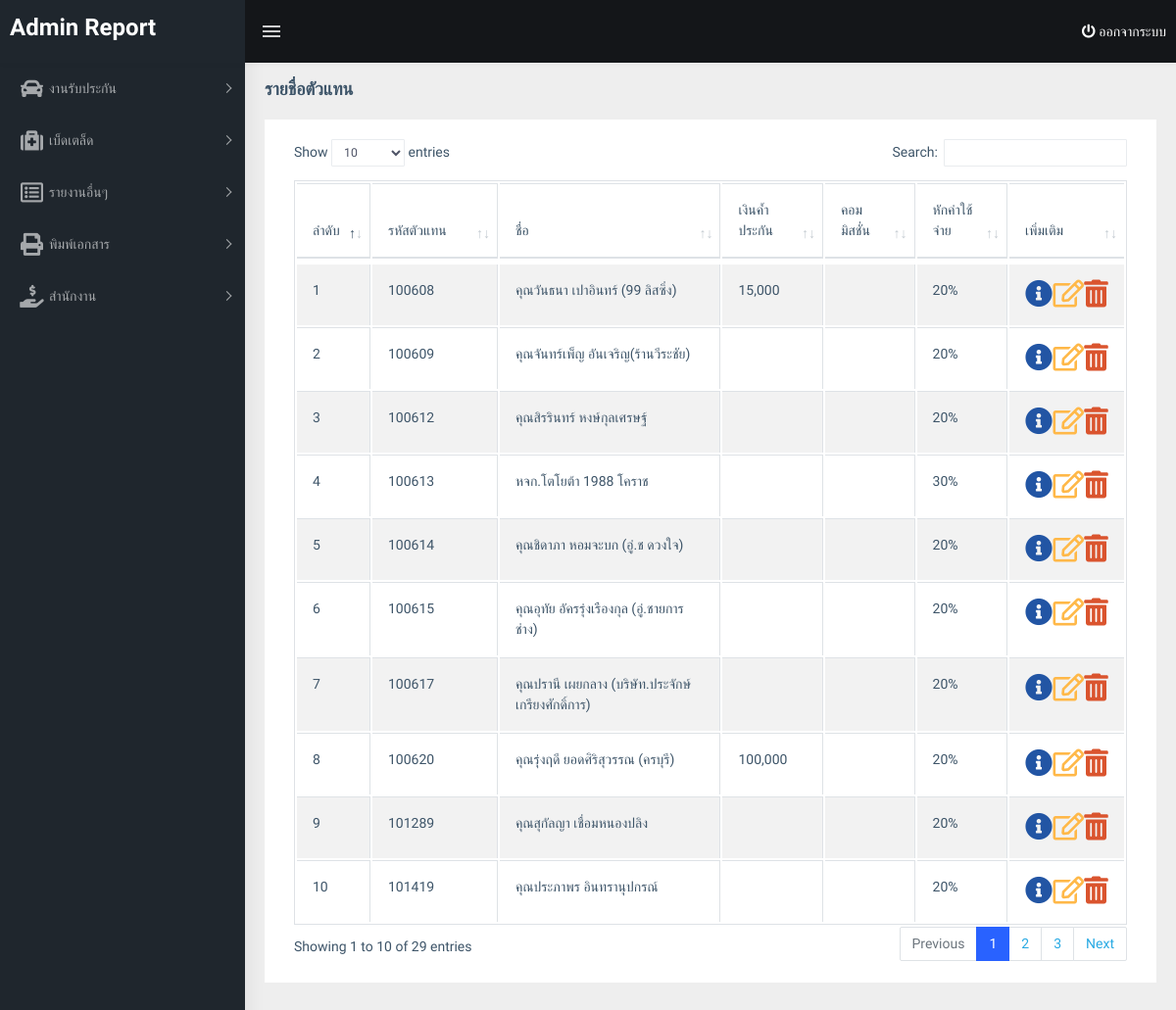
Page /main.php?page=agent_list (signed in) on the committed database.
### tables this page shows
CREATE TABLE IF NOT EXISTS `agent` (
  `no` int(5) NOT NULL AUTO_INCREMENT,
  `agent_id` varchar(20) NOT NULL,
  `name` varchar(255) NOT NULL,
  `card_id` varchar(50) DEFAULT 'NULL',
  `license_id` varchar(50) DEFAULT 'NULL',
  `email` varchar(100) DEFAULT 'NULL',
  `address` mediumtext DEFAULT NULL,
  `tel` varchar(50) DEFAULT NULL,
  `fax` varchar(50) DEFAULT 'NULL',
  `insure` varchar(50) DEFAULT NULL COMMENT 'เงินค้ำประกัน',
  `commision` varchar(50) DEFAULT NULL COMMENT 'ค่าคอมมิชชั่น',
  `payment` varchar(50) DEFAULT 'NULL',
  `rate` int(3) DEFAULT NULL COMMENT 'การหักค่าใช้จ่าย',
  `decimal_point` varchar(5) DEFAULT NULL,
  `remark` text DEFAULT NULL,
  `login_id` int(4) NOT NULL,
  `update_date` datetime NOT NULL DEFAULT current_timestamp(),
  `cheque_bank` varchar(100) DEFAULT NULL,
  `cheque_branch` varchar(100) DEFAULT NULL,
  `cheque_no` varchar(100) DEFAULT NULL,
  `cheque_date` date DEFAULT NULL,
  PRIMARY KEY (`no`),
  UNIQUE KEY `agent_id` (`agent_id`)
);

### menu-agent/agent_list.php (the view)
<?php
    $sql_user = "SELECT no, agent_id, name, address, tel, insure, commision, rate, login_id, update_date FROM agent ORDER BY agent_id ASC";
    $query_user = mysqli_query($conn,$sql_user);
    $result_user = mysqli_fetch_all($query_user,MYSQLI_ASSOC);
?>
<div class="row">
	<div class="col-12">
		<div class="card">
            <div class="card-body">
				<table id="table_member" class="table table-striped table-bordered" style="width:100%">
					<thead>
						<tr>
							<th>ลำดับ</th>
							<th>รหัสตัวแทน</th>
							<th>ชื่อ</th>
							<th>เงินค้ำประกัน</th>
							<th>คอมมิสชั่น</th>
							<th>หักค่าใช้จ่าย</th>
							<th>เพิ่มเติม</th>
						</tr>
					</thead>
					<tbody>
						 <?php foreach ($result_user as $key => $value) { ?>
		                    <tr>
		                        <td><?=$key+1?></td>
		                        <td><?=$value['agent_id']?></td>
		                        <td><?=$value['name']?></td>
		                        <td><?=$value['insure']?></td>
								<td><?=$value['commision']?></td>
								<td><?=$value['rate']?>%</td>
		                        <td class="d-flex justify-content-around">
		                        	<a href="?page=agent_info&agent_id=<?=$value['no']?>"><i class="fas fa-info-circle fa-2x text-info" data-toggle="tooltip" data-placement="top" title="ดูข้อมูลเพิ่มเติม"></i></a>
		                        	<a href="?page=agent_edit&agent_id=<?=$value['no']?>"><i class="far fa-edit fa-2x text-warning" data-toggle="tooltip" data-placement="top" title="แก้ไขข้อมูล"></i></a>
		                        	<a href="menu-agent/submitaddagent.php?action=delete&agent_id=<?=$value['no']?>" onclick="return confirm('คุณต้องการลบข้อมูลตัวแทน <?=$value['agent_id'].' '.$value['name']?> ใช่หรือไม่? ')"><i class="fas fa-trash-alt fa-2x text-danger" data-toggle="tooltip" data-placement="top" title="ลบข้อมูลตัวแทน"></i></a>
		                        </td>
		                    </tr>
		                <?php } ?>
					</tbody>
				</table>
			</div>
		</div>
	</div>
</div>

### rows in the picture
agent: agent "100608", name "คุณวันธนา เปาอินทร์ (99 ลิสซิ่ง)", insure "15,000", rate "20"
agent: agent "100609", name "คุณจันทร์เพ็ญ อันเจริญ(ร้านวีระชัย)", rate "20"
agent: agent "100612", name "คุณสิรรินทร์ หงษ์กุลเศรษฐ์", rate "20"
agent: agent "100613", name "หจก.โตโยต้า 1988 โคราช", rate "30"
agent: agent "100614", name "คุณชิดาภา หอมจะบก (อู่.ช ดวงใจ)", rate "20"
agent: agent "100615", name "คุณอุทัย อัครรุ่งเรืองกุล (อู่.ชายการช่าง)", rate "20"
agent: agent "100617", name "คุณปรานี เผยกลาง (บริษัท.ประจักษ์เกรียงศักดิ์การ)", rate "20"
agent: agent "100620", name "คุณรุ่งฤดี ยอดศิริสุวรรณ (ครบุรี)", insure "100,000", rate "20"
agent: agent "101289", name "คุณสุกัลญา เชื่อมหนองปลิง", rate "20"
agent: agent "101419", name "คุณประภาพร อินทรานุปกรณ์", rate "20"
